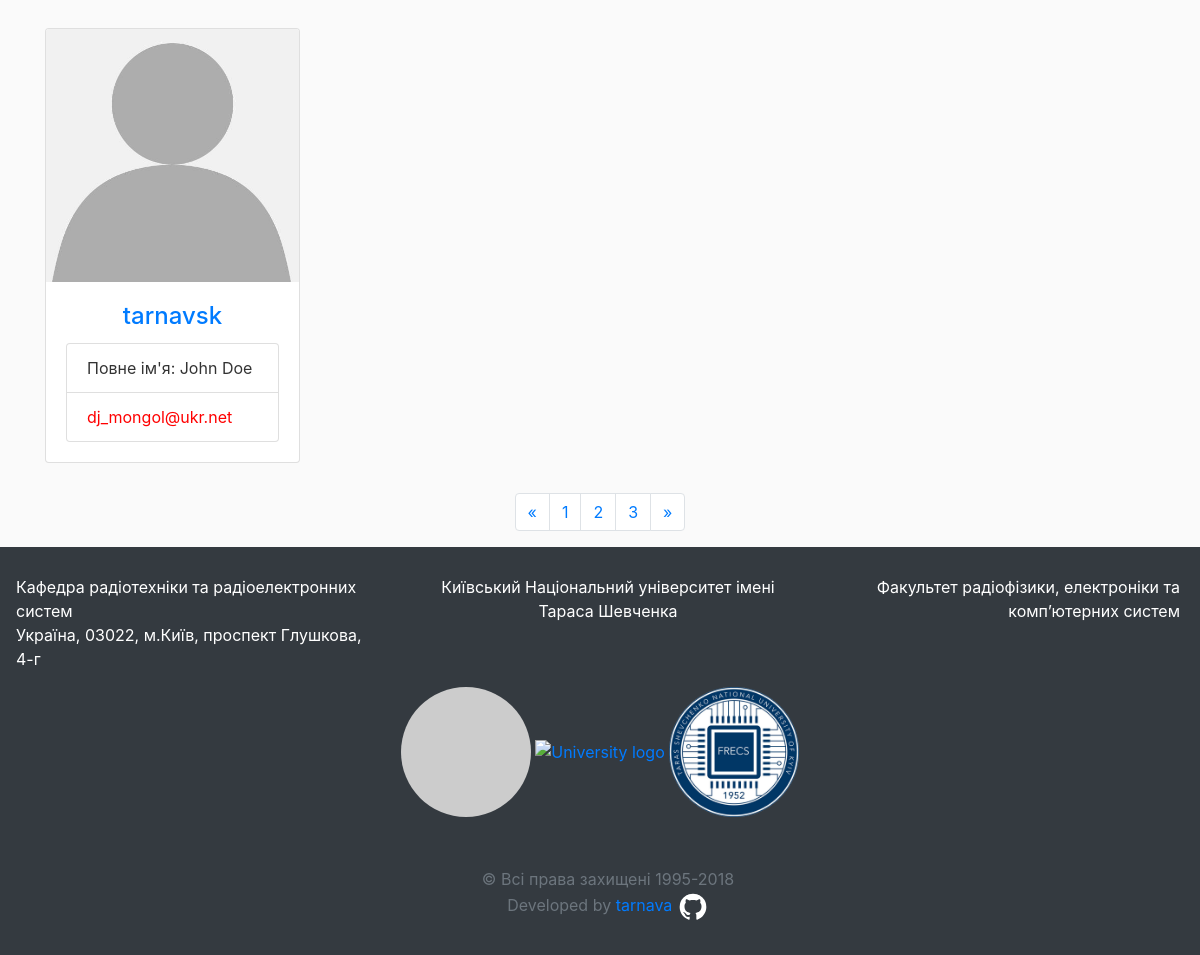
Page /users (signed in, lower part) on the earlier database version.
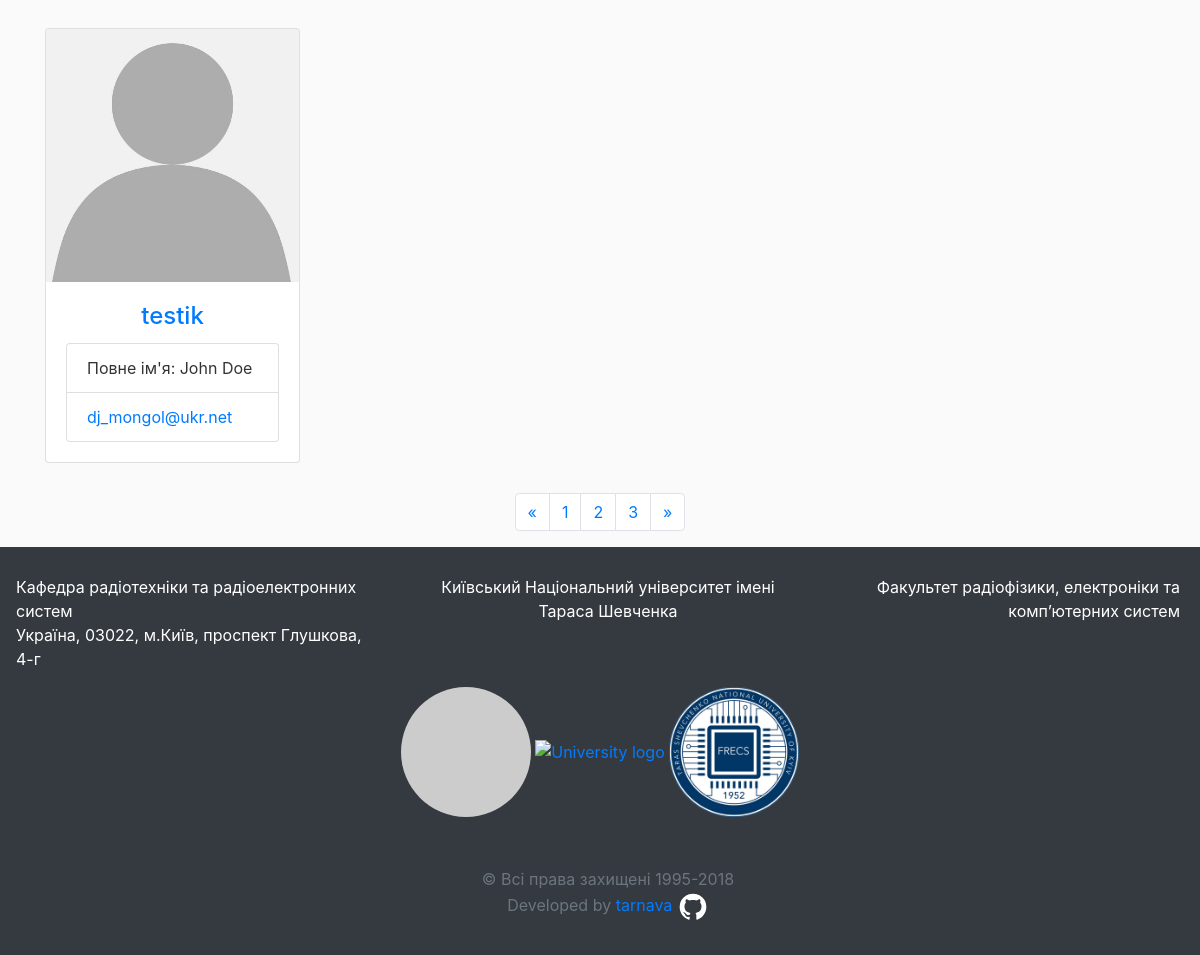
Same page on the later database version.
### rpd_site/models.py (models this page shows, shortened)
class User(db.Model, UserMixin):
	id = db.Column(db.Integer, primary_key=True)
	username = db.Column(db.String(20), unique=True, nullable=False)
	email = db.Column(db.String(120), unique=True, nullable=False)
	image_file = db.Column(db.String(20), nullable=False, default='default.jpg')
	password = db.Column(db.String(60), nullable=False)
	confirmed = db.Column(db.Boolean, nullable=False, default=0)
	posts = db.relationship('Post', backref='author', lazy=True)

### rpd_site/routes.py (the view)
@app.route('/users', methods=['GET'])
def users():
	if current_user.is_authenticated:
		users = User.query.all()
		return render_template('users.html', users=users, title="Користувачі")
	else:
		flash("Спочатку увійдіть у свій обліковий запис", 'danger')
		return redirect(url_for('login'))

### rpd_site/models.py (called while the page is built)
@login_manager.user_loader
def load_user(user_id):
	return User.query.get(int(user_id))

### rpd_site/templates/users.html (shortened to what this page needs)
{% extends "layout.html" %}
{% block body %}
    <div class="container">
<div class="row">
        {% for user in users %}
        <div class="col-lg-3 col-md-4 col-sm-6 portfolio-item">
          <div class="card h-100">
            <a href="{{ url_for('user_id', user_id=user.id) }}"><img class="card-img-top"
                             src="{{ url_for('static', filename='img/avatars/' + user.image_file)}}" alt=""></a>
            <div class="card-body">
              <h4 class="card-title text-center">
                <a href="{{ url_for('user_id', user_id=user.id) }}" >{{ user.username }}</a>
              </h4>
              <div class="card-text">
                  <a class="list-group-item">Повне ім&#39я: John Doe</a>
                  {% if user.confirmed %}
                  <a class="list-group-item" href="mailto:{{ user.email }}">{{ user.email }}</a>
                  {% else %}
                      <a class="list-group-item" style="color:red">{{ user.email }}</a>
                  {% endif %}
              </div>
            </div>
          </div>
        </div>
        {% endfor %}
</div>
      <ul class="pagination justify-content-center">
        <li class="page-item">
          <a class="page-link" href="#" aria-label="Previous">
            <span aria-hidden="true">&laquo;</span>
          </a>
        </li>
        <li class="page-item">
          <a class="page-link" href="#">1</a>
        </li>
        <li class="page-item">
          <a class="page-link" href="#">2</a>
        </li>
        <li class="page-item">
          <a class="page-link" href="#">3</a>
        </li>
        <li class="page-item">
          <a class="page-link" href="#" aria-label="Next">
            <span aria-hidden="true">&raquo;</span>
          </a>
        </li>
      </ul>
    </div>
{% endblock body %}

### rpd_site/templates/layout.html (shortened to what this page needs)
<!DOCTYPE html>
<html lang="ua">
<head>
    <link href="{{ url_for('static', filename='vendor/bootstrap/css/' + 'bootstrap.min.css') }}" rel="stylesheet">
    <link href="{{ url_for('static', filename='css/' + 'modern-business.css') }}" rel="stylesheet">
    <link rel="stylesheet" href="https://use.fontawesome.com/releases/v5.2.0/css/all.css"
>
</head>
<body>
{% block body %}{% endblock %}
<footer class="py-3 bg-dark">
    <div class="row" style="padding-top:1%">
        <div class="col-md-4">
            <p class="ml-3 text-white text-left">Кафедра радіотехніки та радіоелектронних систем <br>
                Україна, 03022, м.Київ, проспект Глушкова, 4-г
        </div>
        <div class="col-md-4">
            <p class="ml-3 text-center text-white">Київський Національний університет імені Тараса Шевченка
        </div>
        <div class="col-md-4">
            <p class="ml-3 text-right text-white" style="padding-right:20px;">Факультет радіофізики, електроніки та
                комп’ютерних систем </p>
        </div>
    </div>
    <div class="container text-center">
        <div class="d-inline-block">
            <a href="{{ url_for('index') }}"><img src="http://placehold.it/130x130" class="rounded-circle"
                                                  alt="Department logo"
                                                  width="130" height="130"></a>
        </div>
        <div class="d-inline-block">
            <a href="http://univ.kiev.ua" target="_blank"><img
                    src="{{ url_for('static', filename='img/' + 'knu.jpg') }}" class="img-responsive"
                    alt="University logo"
                    width="130" height="130"></a>
        </div>
        <div class="d-inline-block">
            <a href="http://rex.knu.ua" target="_blank"><img
                    src="{{ url_for('static', filename='img/' + 'frecs.png') }}" class="img-responsive"
                    alt="Faculty logo"
                    width="130" height="130"></a>
        </div>
    </div>
    <p class="ml-3 text-muted text-center" style="padding-top:50px;">© Всі права захищені 1995-2018 <br>
        Developed by <a href="https://github.com/marzique" target="_blank">tarnava</a> <a
                href="https://github.com/marzique" target="_blank">
        </a>
    </p>
</footer>
</body>
</html>

### rpd_site/static/css/modern-business.css (style rules this page uses)
body { padding-top: 54px; }
@media (min-width: 992px) { body { padding-top: 56px; } }
.portfolio-item { margin-bottom: 30px; }
.bg-dark { background-color: #324696;!important; }
body { overflow-x: hidden; }
body { background: #fafafa; color: #333333; }
h1, h2, h3, h4, h5, h6 { color: #444444; }
body, html { height: 100%; margin: 0; }

Differences in the rows shown:
changed User "dj_mongol@ukr.net": username "tarnavsk" → "testik"; confirmed False → True (drawn)
